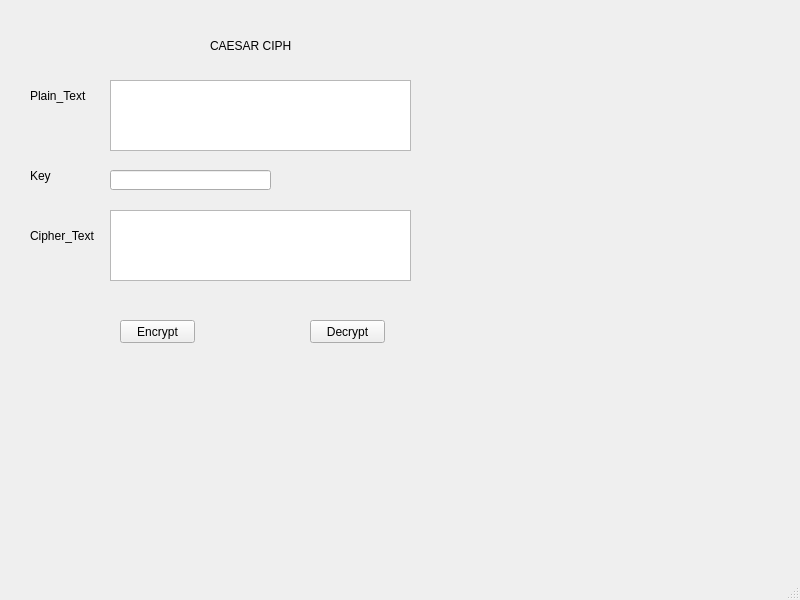
<?xml version="1.0" encoding="UTF-8"?>
<ui version="4.0">
 <class>MainWindow</class>
 <widget class="QMainWindow" name="MainWindow">
  <property name="geometry">
   <rect>
    <x>0</x>
    <y>0</y>
    <width>800</width>
    <height>600</height>
   </rect>
  </property>
  <property name="windowTitle">
   <string>MainWindow</string>
  </property>
  <widget class="QWidget" name="centralwidget">
   <widget class="QLabel" name="label">
    <property name="geometry">
     <rect>
      <x>210</x>
      <y>30</y>
      <width>81</width>
      <height>31</height>
     </rect>
    </property>
    <property name="text">
     <string>CAESAR CIPHER</string>
    </property>
   </widget>
   <widget class="QLabel" name="label_2">
    <property name="geometry">
     <rect>
      <x>30</x>
      <y>80</y>
      <width>81</width>
      <height>31</height>
     </rect>
    </property>
    <property name="text">
     <string>Plain_Text</string>
    </property>
   </widget>
   <widget class="QLabel" name="label_3">
    <property name="geometry">
     <rect>
      <x>30</x>
      <y>160</y>
      <width>81</width>
      <height>31</height>
     </rect>
    </property>
    <property name="text">
     <string>Key</string>
    </property>
   </widget>
   <widget class="QLabel" name="label_4">
    <property name="geometry">
     <rect>
      <x>30</x>
      <y>220</y>
      <width>81</width>
      <height>31</height>
     </rect>
    </property>
    <property name="text">
     <string>Cipher_Text</string>
    </property>
   </widget>
   <widget class="QPushButton" name="btn_encrypt">
    <property name="geometry">
     <rect>
      <x>120</x>
      <y>320</y>
      <width>75</width>
      <height>23</height>
     </rect>
    </property>
    <property name="text">
     <string>Encrypt</string>
    </property>
   </widget>
   <widget class="QPushButton" name="btn_decrypt">
    <property name="geometry">
     <rect>
      <x>310</x>
      <y>320</y>
      <width>75</width>
      <height>23</height>
     </rect>
    </property>
    <property name="text">
     <string>Decrypt</string>
    </property>
   </widget>
   <widget class="QTextEdit" name="txt_plaintext">
    <property name="geometry">
     <rect>
      <x>110</x>
      <y>80</y>
      <width>301</width>
      <height>71</height>
     </rect>
    </property>
   </widget>
   <widget class="QTextEdit" name="txt_ciphertext">
    <property name="geometry">
     <rect>
      <x>110</x>
      <y>210</y>
      <width>301</width>
      <height>71</height>
     </rect>
    </property>
   </widget>
   <widget class="QLineEdit" name="txt_key">
    <property name="geometry">
     <rect>
      <x>110</x>
      <y>170</y>
      <width>161</width>
      <height>20</height>
     </rect>
    </property>
   </widget>
  </widget>
  <widget class="QMenuBar" name="menubar">
   <property name="geometry">
    <rect>
     <x>0</x>
     <y>0</y>
     <width>800</width>
     <height>21</height>
    </rect>
   </property>
  </widget>
  <widget class="QStatusBar" name="statusbar"/>
 </widget>
 <resources/>
 <connections/>
</ui>
